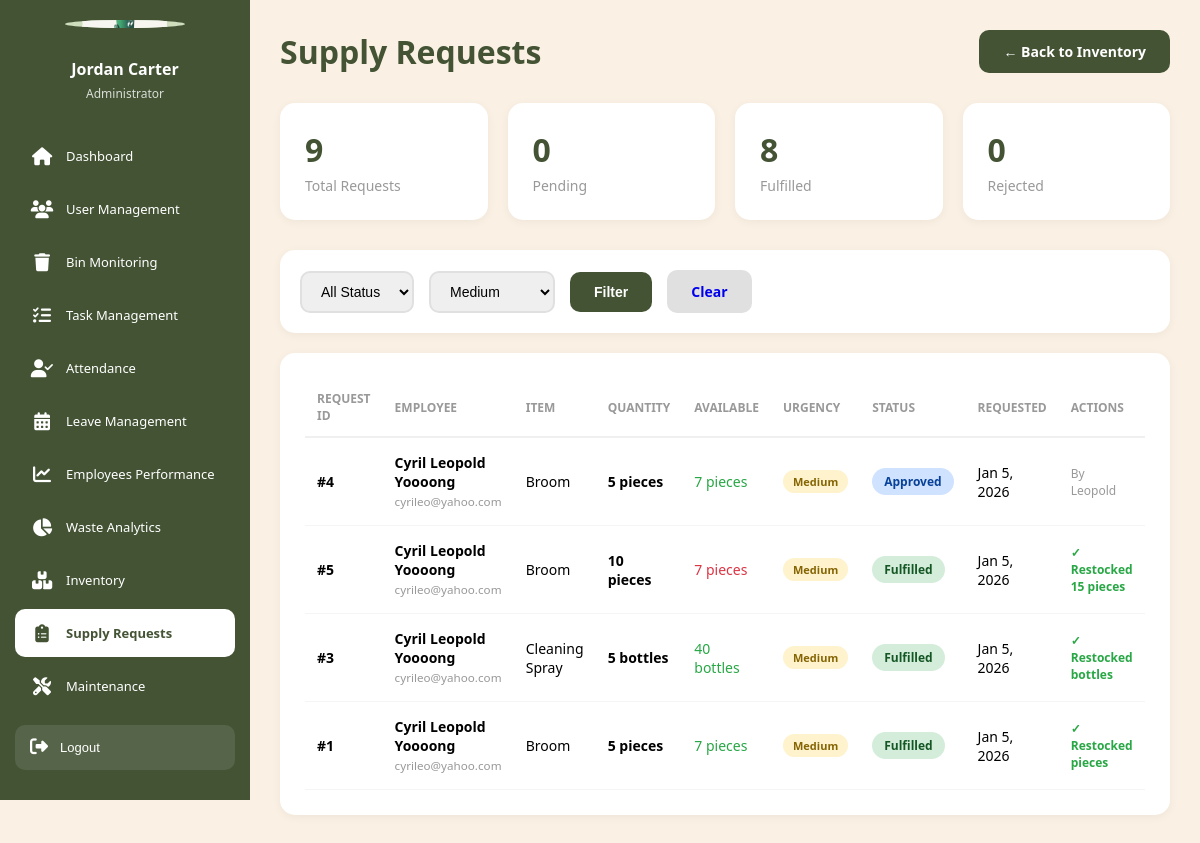
/admin/supply_requests.php?urgency=medium (signed in), run on the app's committed database.
### tables this page shows
CREATE TABLE `supply_requests` (
  `request_id` int(11) NOT NULL,
  `employee_id` int(11) NOT NULL,
  `inventory_id` int(11) NOT NULL,
  `quantity_requested` int(11) NOT NULL,
  `quantity_restocked` int(11) DEFAULT NULL,
  `employee_reason` text DEFAULT NULL,
  `urgency` enum('low','medium','high') DEFAULT 'medium',
  `status` enum('pending','approved','rejected','fulfilled') DEFAULT 'pending',
  `requested_at` timestamp NOT NULL DEFAULT current_timestamp(),
  `reviewed_by` int(11) DEFAULT NULL COMMENT 'Admin who reviewed',
  `reviewed_at` timestamp NULL DEFAULT NULL,
  `admin_response` text DEFAULT NULL
);

CREATE TABLE `employees` (
  `employee_id` int(11) NOT NULL,
  `username` varchar(50) NOT NULL,
  `password` varchar(255) NOT NULL COMMENT 'Hashed password using password_hash()',
  `email` varchar(100) NOT NULL,
  `language` varchar(5) DEFAULT 'en',
  `full_name` varchar(100) NOT NULL,
  `phone_number` varchar(20) DEFAULT NULL,
  `profile_picture` varchar(255) DEFAULT NULL,
  `area_id` int(11) DEFAULT NULL,
  `created_at` timestamp NOT NULL DEFAULT current_timestamp(),
  `last_login` timestamp NULL DEFAULT NULL,
  `status` enum('active','on_leave','inactive') DEFAULT 'active'
);

CREATE TABLE `inventory` (
  `inventory_id` int(11) NOT NULL,
  `item_name` varchar(100) NOT NULL,
  `item_category` enum('consumable','equipment','safety_gear','other') NOT NULL,
  `storage_location` varchar(100) DEFAULT NULL,
  `current_quantity` int(11) DEFAULT 0,
  `minimum_quantity` int(11) DEFAULT 0 COMMENT 'Reorder threshold',
  `unit` varchar(20) DEFAULT NULL COMMENT 'Unit of measurement (pieces, boxes, etc.)',
  `status` enum('in_stock','low_stock','out_of_stock') DEFAULT 'in_stock',
  `created_at` timestamp NOT NULL DEFAULT current_timestamp(),
  `updated_at` timestamp NOT NULL DEFAULT current_timestamp() ON UPDATE current_timestamp()
);

### config/database.php (called while the page is built, shortened)
<?php
$options = [
    PDO::ATTR_ERRMODE            => PDO::ERRMODE_EXCEPTION,
    PDO::ATTR_DEFAULT_FETCH_MODE => PDO::FETCH_ASSOC,
    PDO::ATTR_EMULATE_PREPARES   => false,
    PDO::ATTR_PERSISTENT         => false,
];
try {
    $dsn = "mysql:host=" . DB_HOST . ";dbname=" . DB_NAME . ";charset=" . DB_CHARSET;
    $pdo = new PDO($dsn, DB_USER, DB_PASS, $options);
} catch (PDOException $e) {
    die("Database Connection Failed: " . $e->getMessage());
}
function query($sql, $params = []) {
    global $pdo;
    $stmt = $pdo->prepare($sql);
    $stmt->execute($params);
    return $stmt;
}
function getOne($sql, $params = []) {
    $stmt = query($sql, $params);
    return $stmt->fetch();
}
function getAll($sql, $params = []) {
    $stmt = query($sql, $params);
    return $stmt->fetchAll();
}
?>

### admin/supply_requests.php (the view, shortened to what this page needs)
<?php
require_once '../config/database.php';
$status_filter = $_GET['status'] ?? 'all';
$urgency_filter = $_GET['urgency'] ?? 'all';
$where = ["1=1"];
$params = [];
if ($urgency_filter !== 'all') {
    $where[] = "sr.urgency = ?";
    $params[] = $urgency_filter;
}
$where_clause = implode(" AND ", $where);
$supply_requests = getAll("
    SELECT
        sr.*,
        e.full_name as employee_name,
        e.email as employee_email,
        i.item_name,
        i.unit,
        i.current_quantity,
        a.full_name as reviewer_name
    FROM supply_requests sr
    JOIN employees e ON sr.employee_id = e.employee_id
    JOIN inventory i ON sr.inventory_id = i.inventory_id
    LEFT JOIN admins a ON sr.reviewed_by = a.admin_id
    WHERE $where_clause
    ORDER BY
        CASE sr.status
            WHEN 'pending' THEN 1
            WHEN 'approved' THEN 2
            WHEN 'fulfilled' THEN 3
            WHEN 'rejected' THEN 4
        END,
        sr.urgency DESC,
        sr.requested_at DESC
", $params);
$total_requests = getOne("SELECT COUNT(*) as count FROM supply_requests")['count'];
$pending_requests = getOne("SELECT COUNT(*) as count FROM supply_requests WHERE status = 'pending'")['count'];
$fulfilled_requests = getOne("SELECT COUNT(*) as count FROM supply_requests WHERE status = 'fulfilled'")['count'];
$rejected_requests = getOne("SELECT COUNT(*) as count FROM supply_requests WHERE status = 'rejected'")['count'];
?>
<!DOCTYPE html>
<html lang="en">
<head>
</head>
<body>
    <?php include '../includes/admin_sidebar.php'; ?>
    <main class="main-content">
        <div class="page-header">
            <h1>Supply Requests</h1>
            <a href="inventory.php" class="btn btn-primary">← Back to Inventory</a>
        </div>
<div class="stats-grid">
    <div class="stat-card">
        <div class="stat-value"><?php echo $total_requests; ?></div>
        <div class="stat-label">Total Requests</div>
    </div>
    <div class="stat-card">
        <div class="stat-value" style="color: #435334;"><?php echo $pending_requests; ?></div>
        <div class="stat-label">Pending</div>
    </div>
    <div class="stat-card">
        <div class="stat-value" style="color: #435334;"><?php echo $fulfilled_requests; ?></div>
        <div class="stat-label">Fulfilled</div>
    </div>
    <div class="stat-card">
        <div class="stat-value" style="color: #435334;"><?php echo $rejected_requests; ?></div>
        <div class="stat-label">Rejected</div>
    </div>
</div>
        <form method="GET" class="filters">
            <select name="status">
                <option value="all" <?php echo $status_filter === 'all' ? 'selected' : ''; ?>>All Status</option>
            </select>
            <select name="urgency">
                <option value="medium" <?php echo $urgency_filter === 'medium' ? 'selected' : ''; ?>>Medium</option>
            </select>
            <button type="submit" class="btn btn-primary">Filter</button>
            <a href="supply_requests.php" class="btn" style="background: #e0e0e0;">Clear</a>
        </form>
        <div class="requests-table">
            <?php if (empty($supply_requests)): ?>
                <div class="empty-state">
                    <h3>No Supply Requests</h3>
                </div>
            <?php else: ?>
                <table>
                    <thead>
                        <tr>
                            <th>Request ID</th>
                            <th>Employee</th>
                            <th>Item</th>
                            <th>Quantity</th>
                            <th>Available</th>
                            <th>Urgency</th>
                            <th>Status</th>
                            <th>Requested</th>
                            <th>Actions</th>
                        </tr>
                    </thead>
                    <tbody>
                        <?php foreach ($supply_requests as $request): ?>
                            <tr>
                                <td><strong>#<?php echo $request['request_id']; ?></strong></td>
                                <td>
                                    <strong><?php echo htmlspecialchars($request['employee_name']); ?></strong><br>
                                    <small style="color: #999;"><?php echo htmlspecialchars($request['employee_email']); ?></small>
                                </td>
                                <td><?php echo htmlspecialchars($request['item_name']); ?></td>
                                <td><strong><?php echo $request['quantity_requested']; ?> <?php echo htmlspecialchars($request['unit']); ?></strong></td>
                                <td>
                                    <span style="color: <?php echo $request['current_quantity'] >= $request['quantity_requested'] ? '#28a745' : '#dc3545'; ?>">
                                        <?php echo $request['current_quantity']; ?> <?php echo htmlspecialchars($request['unit']); ?>
                                    </span>
                                </td>
                                <td>
                                    <?php
                                    $urgency_class = 'urgency-' . $request['urgency'];
                                    ?>
                                    <span class="urgency-badge <?php echo $urgency_class; ?>">
                                        <?php echo ucfirst($request['urgency']); ?>
                                    </span>
                                </td>
                                <td>
                                    <?php
                                    $status_class = 'status-' . $request['status'];
                                    ?>
                                    <span class="status-badge <?php echo $status_class; ?>">
                                        <?php echo ucfirst($request['status']); ?>
                                    </span>
                                </td>
                                <td><?php echo date('M j, Y', strtotime($request['requested_at'])); ?></td>
                                <td>
                                    <div class="actions">
                                        <?php if ($request['status'] === 'pending'): ?>
                                            <button onclick="fulfillRequest(<?php echo $request['request_id']; ?>, '<?php echo htmlspecialchars($request['item_name'], ENT_QUOTES); ?>', '<?php echo htmlspecialchars($request['unit'], ENT_QUOTES); ?>')" class="btn btn-warning">📦 Fulfill Restock</button>
                                        <?php elseif ($request['status'] === 'fulfilled'): ?>
                                            <span style="color: #28a745; font-size: 12px; font-weight: 600;">
                                                ✓ Restocked <?php echo $request['quantity_restocked']; ?> <?php echo htmlspecialchars($request['unit']); ?>
                                            </span>
                                        <?php else: ?>
                                            <span style="color: #999; font-size: 12px;">
                                                <?php echo $request['reviewer_name'] ? 'By ' . htmlspecialchars($request['reviewer_name']) : 'Processed'; ?>
                                            </span>
                                        <?php endif; ?>
                                    </div>
                                </td>
                            </tr>
                        <?php endforeach; ?>
                    </tbody>
                </table>
            <?php endif; ?>
        </div>
    </main>
</body>
</html>

### admin/supply_requests.php (style rules this page uses)
* { margin: 0; padding: 0; box-sizing: border-box; }
body { font-family: 'Segoe UI', Tahoma, Geneva, Verdana, sans-serif; background: #FAF1E4; display: flex; min-height: 100vh; }
.main-content { margin-left: 250px; flex: 1; padding: 30px; }
.page-header { display: flex; justify-content: space-between; align-items: center; margin-bottom: 30px; }
.page-header h1 { font-size: 32px; color: #435334; }
.btn { padding: 12px 24px; border: none; border-radius: 10px; font-size: 14px; font-weight: 600; cursor: pointer; text-decoration: none; display: inline-block; transition: all 0.3s; }
.btn-primary { background: #435334; color: white; }
.stats-grid { display: grid; grid-template-columns: repeat(auto-fit, minmax(200px, 1fr)); gap: 20px; margin-bottom: 30px; }
.stat-card { background: white; padding: 25px; border-radius: 15px; box-shadow: 0 2px 10px rgba(0,0,0,0.05); }
.stat-value { font-size: 32px; font-weight: 700; color: #435334; margin-bottom: 5px; }
.stat-label { font-size: 14px; color: #999; }
.filters { background: white; padding: 20px; border-radius: 15px; margin-bottom: 20px; display: flex; gap: 15px; align-items: center; flex-wrap: wrap; box-shadow: 0 2px 10px rgba(0,0,0,0.05); }
.filters select { padding: 10px 15px; border: 2px solid #e0e0e0; border-radius: 10px; font-size: 14px; }
.requests-table { background: white; border-radius: 15px; padding: 25px; box-shadow: 0 2px 10px rgba(0,0,0,0.05); overflow-x: auto; }
table { width: 100%; border-collapse: collapse; }
th { text-align: left; padding: 12px; font-size: 12px; color: #999; text-transform: uppercase; border-bottom: 2px solid #f0f0f0; }
td { padding: 15px 12px; border-bottom: 1px solid #f5f5f5; font-size: 14px; }
.status-badge { display: inline-block; padding: 5px 12px; border-radius: 20px; font-size: 12px; font-weight: 600; }
.status-approved { background: #cfe2ff; color: #084298; }
.status-fulfilled { background: #d4edda; color: #155724; }
.urgency-badge { display: inline-block; padding: 4px 10px; border-radius: 15px; font-size: 11px; font-weight: 600; }
.urgency-medium { background: #fff3cd; color: #856404; }
.actions { display: flex; gap: 5px; flex-wrap: wrap; }

### data on the page
supply_requests: request_id "4", employee.full_name "Cyril Leopold Yoooong", employee.email "cyrileo@yahoo.com", inventory.item_name "Broom", quantity_requested "5", inventory.unit "pieces", inventory.current_quantity "7", urgency "Medium", status "Approved", requested_at "Jan 5, 2026", reviewed_by.full_name "Leopold"
supply_requests: request_id "5", employee.full_name "Cyril Leopold Yoooong", employee.email "cyrileo@yahoo.com", inventory.item_name "Broom", quantity_requested "10", inventory.unit "pieces", inventory.current_quantity "7", urgency "Medium", status "Fulfilled", requested_at "Jan 5, 2026", quantity_restocked "15"
supply_requests: request_id "3", employee.full_name "Cyril Leopold Yoooong", employee.email "cyrileo@yahoo.com", inventory.item_name "Cleaning Spray", quantity_requested "5", inventory.unit "bottles", inventory.current_quantity "40", urgency "Medium", status "Fulfilled", requested_at "Jan 5, 2026"
supply_requests: request_id "1", employee.full_name "Cyril Leopold Yoooong", employee.email "cyrileo@yahoo.com", inventory.item_name "Broom", quantity_requested "5", inventory.unit "pieces", inventory.current_quantity "7", urgency "Medium", status "Fulfilled", requested_at "Jan 5, 2026"

### other printed values
$admin_name "Jordan Carter"
$total_requests "9"
$pending_requests "0"
$fulfilled_requests "8"
$rejected_requests "0"
